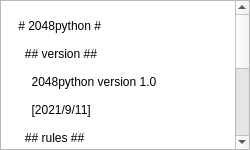
<?xml version="1.0" encoding="UTF-8"?>
<ui version="4.0">
 <class>Form</class>
 <widget class="QWidget" name="Form">
  <property name="geometry">
   <rect>
    <x>0</x>
    <y>0</y>
    <width>250</width>
    <height>150</height>
   </rect>
  </property>
  <property name="windowTitle">
   <string>Help</string>
  </property>
  <property name="windowIcon">
   <iconset resource="Logo.qrc">
    <normaloff>:/pic/Logo.ico</normaloff>:/pic/Logo.ico</iconset>
  </property>
  <widget class="QTextBrowser" name="textBrowser">
   <property name="geometry">
    <rect>
     <x>0</x>
     <y>0</y>
     <width>250</width>
     <height>150</height>
    </rect>
   </property>
   <property name="text">
    <string>
    # 2048python #

      ## version ##

        2048python version 1.0

        [2021/9/11]

      ## rules ##

        Each time you can choose to slide up and down in one direction, each time,all the digital blocks will be closeto the direction of sliding, the system will also appear in the blankspace of a number square, the samenumber of squares in close, collisionwill add up. The system gives the numbersquare is either 2 or 4, the player tofind a way in this small 16 grid rangeto come up with "2048" number square.
      </string>
   </property>
  </widget>
 </widget>
 <resources>
  <include location="Logo.qrc"/>
 </resources>
 <connections/>
</ui>
